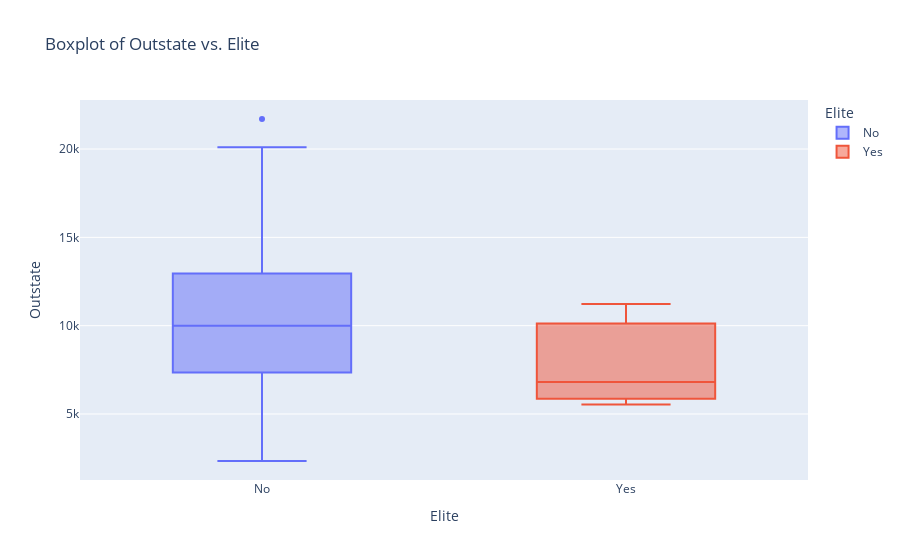

Source (notebook cell):
### Code cell
# Opción 2 usando plotly express
fig = px.box(college, x="Elite", y="Outstate", color= "Elite", title="Boxplot of Outstate vs. Elite")
fig.show()

### Figure 1 — Plotly figure (JSON) as saved in the notebook; plotly's stock layout.template omitted (floating-point values rounded to 4 significant figures; data arrays with more than 128 entries replaced by an {"elided": "..."} marker saying what was removed)
{"data": [{"alignmentgroup": "True", "hovertemplate": "Elite=%{x}<br>Outstate=%{y}<extra></extra>", "legendgroup": "No", "marker": {"color": "#636efa"}, "name": "No", "notched": false, "offsetgroup": "No", "orientation": "v", "showlegend": true, "type": "box", "x": {"elided": "774 str values"}, "x0": " ", "xaxis": "x", "y": {"elided": "774 int values"}, "y0": " ", "yaxis": "y"}, {"alignmentgroup": "True", "hovertemplate": "Elite=%{x}<br>Outstate=%{y}<extra></extra>", "legendgroup": "Yes", "marker": {"color": "#EF553B"}, "name": "Yes", "notched": false, "offsetgroup": "Yes", "orientation": "v", "showlegend": true, "type": "box", "x": ["Yes", "Yes", "Yes"], "x0": " ", "xaxis": "x", "y": [11230, 6806, 5542], "y0": " ", "yaxis": "y"}], "layout": {"boxmode": "overlay", "legend": {"title": {"text": "Elite"}, "tracegroupgap": 0}, "title": {"text": "Boxplot of Outstate vs. Elite"}, "xaxis": {"anchor": "y", "categoryarray": ["No", "Yes"], "categoryorder": "array", "domain": [0, 1], "title": {"text": "Elite"}}, "yaxis": {"anchor": "x", "domain": [0, 1], "title": {"text": "Outstate"}}}}
